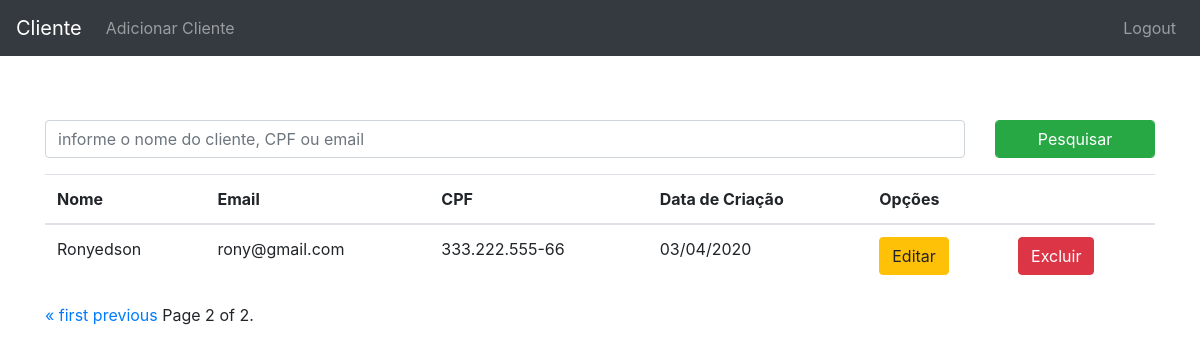
Screenshot of /?page=2&q= (signed in) with the database file from the repository.
### clientes/models.py (models this page shows, shortened)
class Cliente(models.Model):
    nome = models.CharField(max_length=250)
    email = models.EmailField()
    cpf = models.CharField(max_length=14, unique=True)
    data_criacao = models.DateField(auto_now_add=True)

### clientes/views.py (the view)
# urls.py: path('',lista_de_clientes,name='lista_de_clientes'),
def lista_de_clientes(request):
    clientes = Cliente.objects.all().order_by('-id')
    queryset = request.GET.get('q')
    if queryset:
        clientes = Cliente.objects.filter(
            Q(nome__icontains=queryset)|
            Q(email__icontains=queryset)|
            Q(cpf__icontains=queryset)
        )
    paginator = Paginator(clientes, 5)
    page = request.GET.get('page')
    clientes = paginator.get_page(page)
    return render(request,"clientes/lista_de_clientes.html",{'clientes':clientes})

### templates/clientes/lista_de_clientes.html (shortened to what this page needs)
{% extends 'base.html' %}
{% block content %}
<div class="container">
    <div class="py-4"></div>
    <form method="GET">
        <div class="row">
            <div  class="form-group col-10">
                <input type="search" class='form-control' placeholder="informe o nome do cliente, CPF ou email" name="q" value="{{ request.GET.q }}">
            </div>
            <div class="form-group col-2">
                <button class='form-control btn-success'>Pesquisar</button>
            </div>
        </div>
    </form>
<table class="table table-head">
    <thead>
        <tr>
            <th>Nome</th>
            <th>Email</th>
            <th>CPF</th>
            <th>Data de Criação</th>
            {% if user.is_authenticated %}
            <th>Opções</th>
            {% endif %}
            <th></th>
        </tr>
    </thead>
    <tbody>
        {% for cliente in clientes %}
        <tr>
               <td>{{ cliente.nome}}</td>
               <td>{{ cliente.email}}</td>
               <td>{{ cliente.cpf}}</td>
               <td>{{ cliente.data_criacao|date:'d/m/Y'}}</td>
               {% if user.is_authenticated %}
               <td><a href="/editar_cliente/{{cliente.id}}" class="btn btn-warning">Editar</a></td>
               <td><a href="/remover_cliente/{{cliente.id}}" class="btn btn-danger">Excluir</a></td>
               {% endif %}
        </tr>
        {% endfor %}
    </tbody>
</table>
<div class="pagination">
    <span class="step-links">
        {% if clientes.has_previous %}
            <a href="?page=1">&laquo; first</a>
            <a href="?page={{ clientes.previous_page_number }}&q={% if request.GET.q %}{{request.GET.q}}{% endif %}">previous</a>
        {% endif %}
        <span class="current">
            Page {{ clientes.number }} of {{ clientes.paginator.num_pages }}.
        </span>
    </span>
</div>
</div>
{% endblock content %}

### rows the page displays
Cliente: nome "Ronyedson", email "rony@gmail.com", cpf "333.222.555-66", data_criacao "03/04/2020"

### other values shown
{{ clientes.number }} "2"
{{ clientes.paginator.num_pages }} "2"
